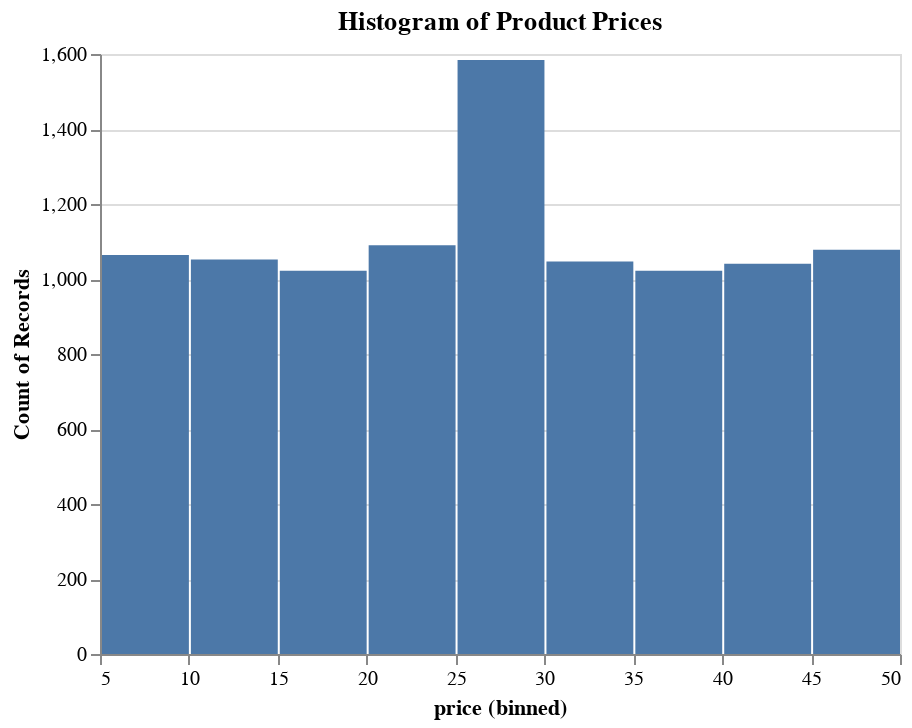

The notebook cell this image was saved under:
### Code cell
alt.Chart(df[['price']]).mark_bar().encode(
    alt.X('price', bin=True, type="quantitative"),
    y='count()'
).properties(title='Histogram of Product Prices')

### Figure 1 — Vega-Lite specification as saved in the notebook (floating-point values rounded to 4 significant figures; data arrays with more than 128 entries replaced by an {"elided": "..."} marker saying what was removed)
{"config": {"view": {"continuousWidth": 400, "continuousHeight": 300}}, "data": {"name": "data-97407c7b0f5998e318c70fb674ba63bc"}, "mark": "bar", "encoding": {"x": {"bin": true, "field": "price", "type": "quantitative"}, "y": {"aggregate": "count", "type": "quantitative"}}, "title": "Histogram of Product Prices", "$schema": "https://vega.github.io/schema/vega-lite/v4.17.0.json", "datasets": {"data-97407c7b0f5998e318c70fb674ba63bc": {"elided": "10000 records"}}}
